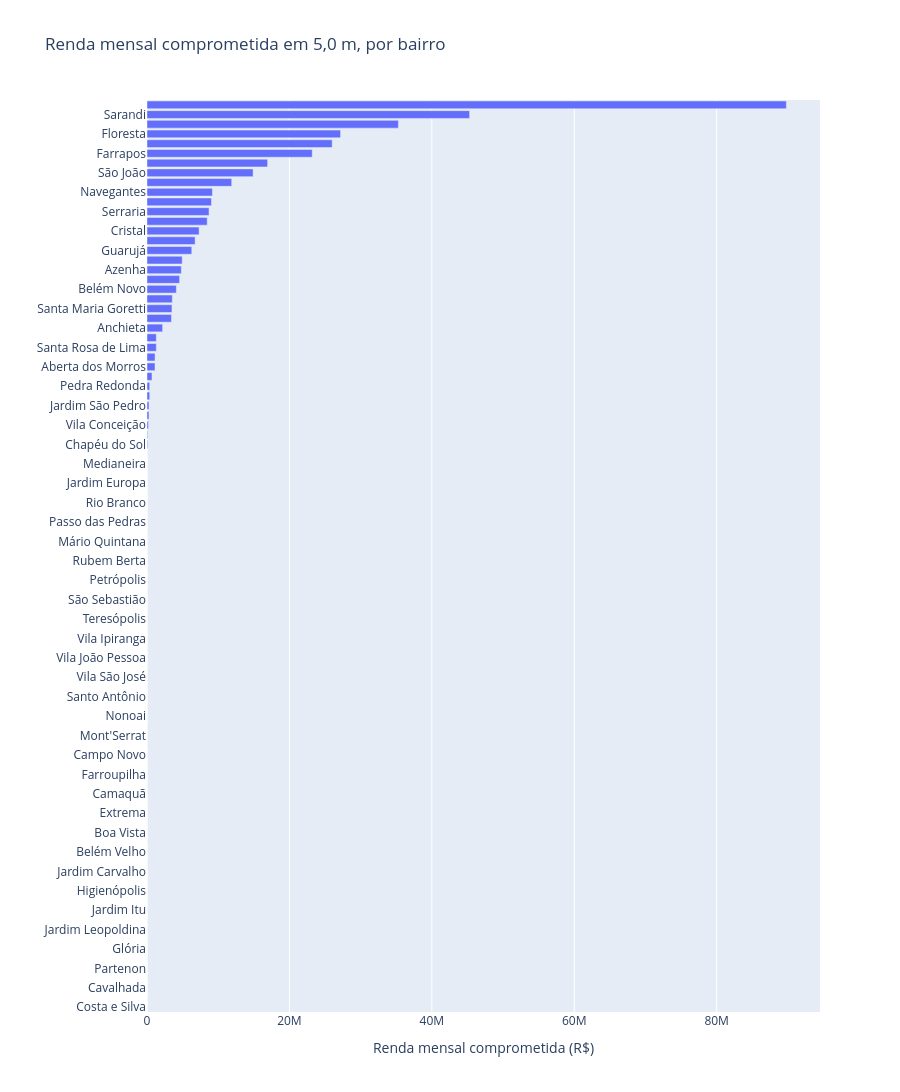

Notebook source saved alongside this figure:
### Code cell
fig = px.bar(exemplo.sort_values('renda_comprometida'), x='renda_comprometida', y='bairro',
             orientation='h', hover_data={'pct_populacao_afetada': ':.1f', 'renda_media_total': ':.2f',
                                          'affected_population': True},
             labels={'renda_comprometida': 'Renda mensal comprometida (R$)', 'bairro': ''},
             title='Renda mensal comprometida em 5,0 m, por bairro', height=2200)
fig.show()

### Figure 1 — Plotly figure (JSON) as saved in the notebook; plotly's stock layout.template omitted (floating-point values rounded to 4 significant figures; data arrays with more than 128 entries replaced by an {"elided": "..."} marker saying what was removed)
{"data": [{"customdata": {"elided": "94x3 float values"}, "hovertemplate": "Renda mensal comprometida (R$)=%{x}<br>=%{y}<br>pct_populacao_afetada=%{customdata[0]:.1f}<br>renda_media_total=%{customdata[1]:.2f}<br>affected_population=%{customdata[2]}<extra></extra>", "legendgroup": "", "marker": {"color": "#636efa", "pattern": {"shape": ""}}, "name": "", "orientation": "h", "showlegend": false, "textposition": "auto", "type": "bar", "x": [0.0, 0.0, 0.0, 0.0, 0.0, 0.0, 0.0, 0.0, 0.0, 0.0, 0.0, 0.0, 0.0, 0.0, 0.0, 0.0, 0.0, 0.0, 0.0, 0.0, 0.0, 0.0, 0.0, 0.0, 0.0, 0.0, 0.0, 0.0, 0.0, 0.0, 0.0, 0.0, 0.0, 0.0, 0.0, 0.0, 0.0, 0.0, 0.0, 0.0, 0.0, 0.0, 0.0, 0.0, 0.0, 0.0, 0.0, 0.0, 0.0, 0.0, 0.0, 0.0, 0.0, 0.0, 0.0, 0.0, 0.0, 0.0, 90080.0, 91690.0, 199400.0, 276400.0, 276400.0, 378800.0, 378800.0, 699600.0, 1126000.0, 1131000.0, 1304000.0, 1309000.0, 2191000.0, 3436000.0, 3506000.0, 3556000.0, 4121000.0, 4579000.0, 4821000.0, 4942000.0, 6287000.0, 6759000.0, 7317000.0, 8455000.0, 8713000.0, 9051000.0, 9184000.0, 11890000.0, 14900000.0, 16940000.0, 23200000.0, 26000000.0, 27180000.0, 35310000.0, 45310000.0, 89790000.0], "xaxis": "x", "y": ["Costa e Silva", "Cristo Redentor", "Cavalhada", "Cascata", "Partenon", "Passo D'Areia", "Glória", "Independência", "Jardim Leopoldina", "Jardim Lindóia", "Jardim Itu", "Chácara das Pedras", "Higienópolis", "Jardim Botânico", "Jardim Carvalho", "Jardim do Salso", "Belém Velho", "Bela Vista", "Boa Vista", "Bom Fim", "Extrema", "Auxiliadora", "Camaquã", "Bom Jesus", "Farroupilha", "Coronel Aparício Borges", "Campo Novo", "Agronomia", "Mont'Serrat", "Morro Santana", "Nonoai", "Parque Santa Fé", "Santo Antônio", "São Caetano", "Vila São José", "Vila Nova", "Vila João Pessoa", "Vila Jardim", "Vila Ipiranga", "Sétimo Céu", "Teresópolis", "Três Figueiras", "São Sebastião", "Restinga", "Petrópolis", "Santa Cecília", "Rubem Berta", "Santana", "Mário Quintana", "Lomba do Pinheiro", "Passo das Pedras", "Pitinga", "Rio Branco", "Jardim Isabel", "Jardim Europa", "Jardim Sabará", "Medianeira", "Moinhos de Vento", "Chapéu do Sol", "Lageado", "Vila Conceição", "Jardim Floresta", "Jardim São Pedro", "Espírito Santo", "Pedra Redonda", "Santa Tereza", "Aberta dos Morros", "Boa Vista do Sul", "Santa Rosa de Lima", "Hípica", "Anchieta", "Vila Assunção", "Santa Maria Goretti", "Ipanema", "Belém Novo", "Tristeza", "Azenha", "Lami", "Guarujá", "Ponta Grossa", "Cristal", "Arquipélago", "Serraria", "Praia de Belas", "Navegantes", "Centro Histórico", "São João", "São Geraldo", "Farrapos", "Cidade Baixa", "Floresta", "Humaitá", "Sarandi", "Menino Deus"], "yaxis": "y"}], "layout": {"barmode": "relative", "height": 2200, "legend": {"tracegroupgap": 0}, "title": {"text": "Renda mensal comprometida em 5,0 m, por bairro"}, "xaxis": {"anchor": "y", "domain": [0.0, 1.0], "title": {"text": "Renda mensal comprometida (R$)"}}, "yaxis": {"anchor": "x", "domain": [0.0, 1.0], "title": {"text": ""}}}}
